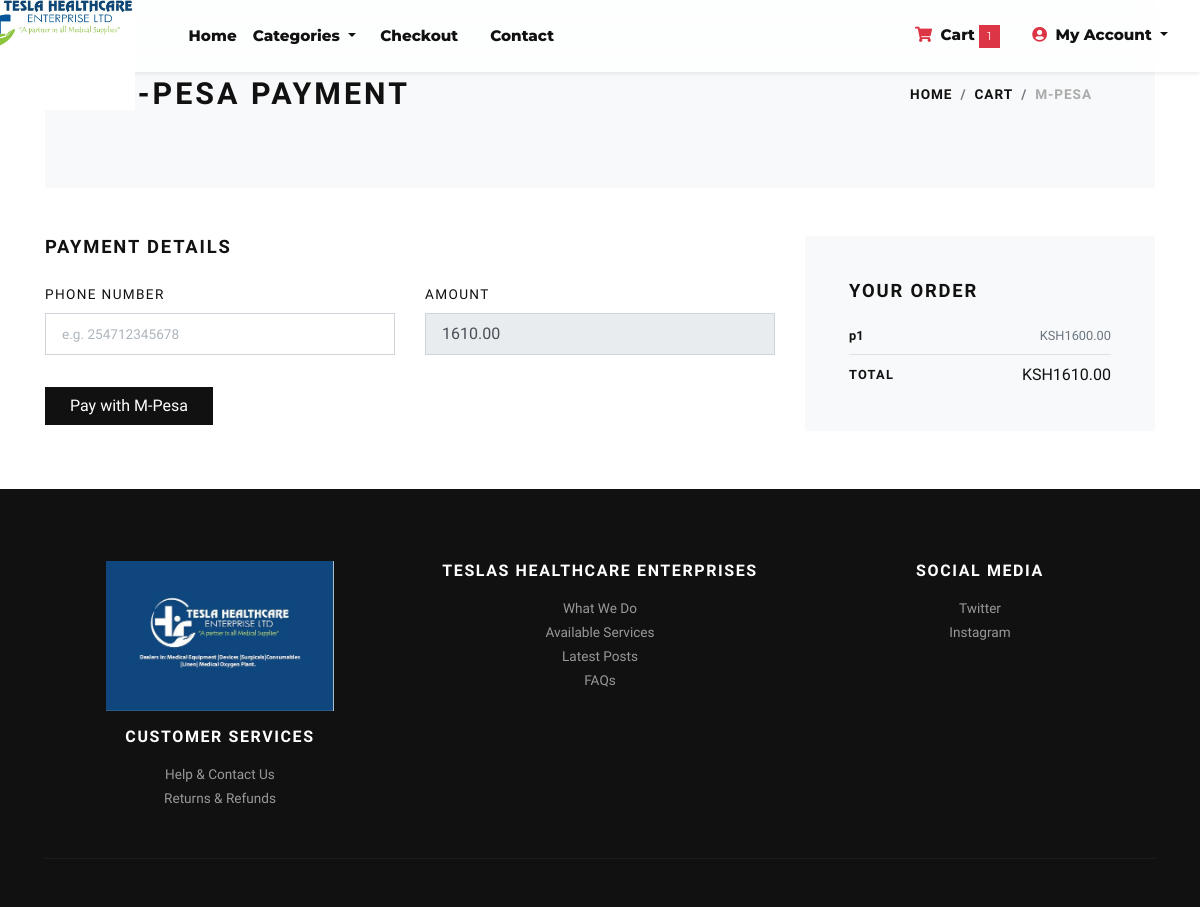
The app's page /mpesa/ (signed in) with its own data.
### store/models.py (models this page shows, shortened)
class Cart(models.Model):
    user = models.ForeignKey(User, verbose_name="User", on_delete=models.CASCADE)
    product = models.ForeignKey(Product, verbose_name="Product", on_delete=models.CASCADE)
    quantity = models.PositiveIntegerField(default=1, verbose_name="Quantity")
    created_at = models.DateTimeField(auto_now_add=True, verbose_name="Created Date")
    updated_at = models.DateTimeField(auto_now=True, verbose_name="Updated Date")
    class Meta:
        verbose_name = "Cart Item"
        verbose_name_plural = "Cart Items"
        ordering = ('-created_at',)
    @property
    def total_price(self):
        return self.quantity * self.product.price

class Product(models.Model):
    title = models.CharField(max_length=150, verbose_name="Product Title")
    slug = models.SlugField(max_length=160, unique=True, db_index=True, verbose_name="Product Slug")
    sku = models.CharField(max_length=255, unique=True, verbose_name="Unique Product ID (SKU)")
    short_description = models.TextField(verbose_name="Short Description")
    detail_description = models.TextField(blank=True, null=True, verbose_name="Detail Description")
    product_image = models.ImageField(
        upload_to='product',
        blank=True,
        null=True,
        verbose_name="Product Image"
    )
    price = models.DecimalField(max_digits=8, decimal_places=2)
    category = models.ForeignKey(Category, verbose_name="Product Category", on_delete=models.CASCADE)
    is_active = models.BooleanField(default=True, verbose_name="Is Active?")
    is_featured = models.BooleanField(default=False, verbose_name="Is Featured?")
    created_at = models.DateTimeField(auto_now_add=True, verbose_name="Created Date")
    updated_at = models.DateTimeField(auto_now=True, verbose_name="Updated Date")
    class Meta:
        verbose_name_plural = 'Products'
        ordering = ('-created_at',)

### store/views.py (the view, shortened to what this page needs)
# urls.py: path('mpesa/', views.mpesa_payment, name="mpesa_payment"),
@login_required
def mpesa_payment(request):
    user = request.user
    cart_items = Cart.objects.filter(user=user)
    if not cart_items:
        messages.error(request, "Your cart is empty.")
        return redirect('store:cart')
    amount = decimal.Decimal(0)
    shipping_amount = decimal.Decimal(settings.SHIPPING_COST)
    for item in cart_items:
        amount += item.quantity * item.product.price
    total_amount = amount + shipping_amount
    total_amount_int = int(total_amount)
    return render(request, 'store/mpesa.html', {
        'cart_items': cart_items,
        'total_amount': total_amount
    })

### store/context_preprocessors.py (called while the page is built)
def store_menu(request):
    return {
        'categories_menu': Category.objects.filter(is_active=True)
    }

def cart_menu(request):
    if request.user.is_authenticated:
        return {
            'cart_items': Cart.objects.filter(user=request.user)
        }
    return {}

def currency(request):
    return {
        'CURRENCY_SYMBOL': "KSH"
    }

### templates/store/mpesa.html (shortened to what this page needs)
{% extends 'base.html' %}
{% load static %}
{% block content %}
<div class="container">
    <section class="py-5 bg-light">
        <div class="container">
            <div class="row px-4 px-lg-5 py-lg-4 align-items-center">
                <div class="col-lg-6">
                    <h1 class="h2 text-uppercase mb-0">M-Pesa Payment</h1>
                </div>
                <div class="col-lg-6 text-lg-right">
                    <nav aria-label="breadcrumb">
                        <ol class="breadcrumb justify-content-lg-end mb-0 px-0">
                            <li class="breadcrumb-item"><a href="{% url 'store:home' %}">Home</a></li>
                            <li class="breadcrumb-item"><a href="{% url 'store:cart' %}">Cart</a></li>
                            <li class="breadcrumb-item active" aria-current="page">M-Pesa</li>
                        </ol>
                    </nav>
                </div>
            </div>
        </div>
    </section>
    <section class="py-5">
        <div class="row">
            <div class="col-lg-8">
                <h2 class="h5 text-uppercase mb-4">Payment details</h2>
                <form method="post" action="{% url 'store:mpesa_payment' %}">
                    <div class="row">
                        <div class="col-lg-6 form-group">
                            <label for="phone" class="text-small text-uppercase">Phone number</label>
                            <input type="tel" class="form-control form-control-lg" id="phone" name="phone" placeholder="e.g. 254712345678" required>
                        </div>
                        <div class="col-lg-6 form-group">
                            <label for="amount" class="text-small text-uppercase">Amount</label>
                            <input type="number" class="form-control form-control-lg" id="amount" name="amount" value="{{ total_amount }}" readonly>
                        </div>
                        <div class="col-lg-12 form-group mt-3">
                            <button class="btn btn-dark" type="submit">Pay with M-Pesa</button>
                        </div>
                    </div>
                </form>
            </div>
            <div class="col-lg-4">
                <div class="card border-0 rounded-0 p-lg-4 bg-light">
                    <div class="card-body">
                        <h5 class="text-uppercase mb-4">Your order</h5>
                        <ul class="list-unstyled mb-0">
                            {% for item in cart_items %}
                            <li class="d-flex align-items-center justify-content-between">
                                <strong class="small font-weight-bold">{{ item.product.title }}</strong>
                                <span class="text-muted small">{{ CURRENCY_SYMBOL }}{{ item.total_price }}</span>
                            </li>
                            <li class="border-bottom my-2"></li>
                            {% endfor %}
                            <li class="d-flex align-items-center justify-content-between">
                                <strong class="text-uppercase small font-weight-bold">Total</strong>
                                <span>{{ CURRENCY_SYMBOL }}{{ total_amount|floatformat:2 }}</span>
                            </li>
                        </ul>
                    </div>
                </div>
            </div>
        </div>
    </section>
</div>
{% endblock content %}

### jewelryshop/static/css/style.default.css (style rules this page uses)
.text-small { font-size: 0.85rem !important; }
strong { font-weight: 700; }
.text-uppercase { text-transform: uppercase; letter-spacing: 0.1em; }
.btn { font-weight: 400; border: 1px solid transparent; font-family: inherit; padding: 0.375rem 1.5rem; font-size: 1rem; line-height: 1.5; border-radius: 0; transition: color 0.15s ease-in-out, background-color 0.15s ease-in-out, border-color 0.15s ease-in-out, box-shadow 0.15s ease-in-out; }
.btn-dark { color: #fff; background-color: #111111; border-color: #111111; }
body { font-family: "Libre Franklin", sans-serif; font-size: 1rem; font-weight: 400; line-height: 1.5; color: #111111; background-color: #fff; }
a { color: #dcb14a; text-decoration: none; }
h1, h2, h3, h4, h5, h6, .h1, .h2, .h3, .h4, .h5, .h6 { margin-bottom: 0.5rem; font-family: inherit; font-weight: 900; line-height: 1.2; color: inherit; }
h1, .h1 { font-size: 2.2rem; }
h2, .h2 { font-size: 1.9rem; }
h5, .h5 { font-size: 1.15rem; }
small, .small { font-size: 80%; font-weight: 400; }
.bg-light { background-color: #f8f9fa !important; }
.form-control { padding: 0.375rem 0.75rem; font-size: 1rem; line-height: 1.5; color: #495057; background-color: #fff; border: 1px solid #ced4da; border-radius: 0; transition: border-color 0.15s ease-in-out, box-shadow 0.15s ease-in-out; }
.form-control::placeholder { color: #adb5bd; font-size: 0.85rem; font-weight: 400; }
.form-control:disabled, .form-control[readonly] { background-color: #e9ecef; }
.form-control-lg { padding: 0.5rem 1rem; font-size: 1rem; line-height: 1.5; border-radius: 0; }
.card { background-color: #fff; border: 1px solid rgba(17, 17, 17, 0.125); border-radius: 0; }
.card-body { padding: 1.25rem; }
.breadcrumb { background: #f8f9fa; }
.breadcrumb-item { font-size: 0.85rem; text-transform: uppercase; letter-spacing: 0.07em; font-weight: 900; color: #111111; }
.breadcrumb-item a { color: inherit; transition: all 0.3s; }
.breadcrumb-item.active { color: #aaa; }

### records on screen
Cart: product "p1", CURRENCY_SYMBOL "KSH", total_price "1600.00"

### other values on screen
{{ cart_items.count }} "1"
{{ CURRENCY_SYMBOL }} "KSH"
{{ total_amount|floatformat:2 }} "1610.00"
